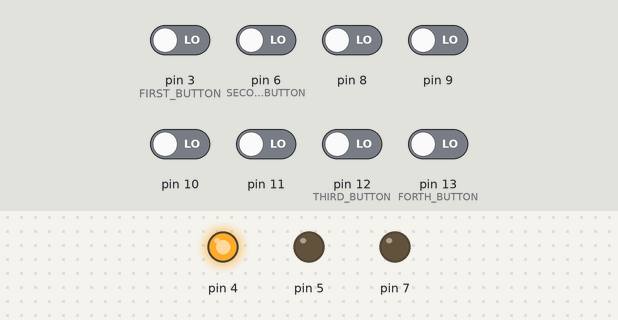
Bench run of a sketch on a simulated Arduino Uno, built with avr-gcc and run on an emulated ATmega328P. Parts: output pins drawn as LEDs (lit = HIGH). Inputs (shaded band) come from the test bench; at power-on: pin 3 (FIRST_BUTTON), pin 6 (SECOND_BUTTON), pin 8–11, pin 12 (THIRD_BUTTON), pin 13 (FORTH_BUTTON) LOW. What the sketch prints to the serial monitor is not drawn.

Above: at 1.2 s.
1.3 s: pin 3 (FIRST_BUTTON) driven HIGH and pin 6 (SECOND_BUTTON) driven HIGH and pin 12 (THIRD_BUTTON) driven HIGH and pin 13 (FORTH_BUTTON) driven HIGH
At 2.0 s:
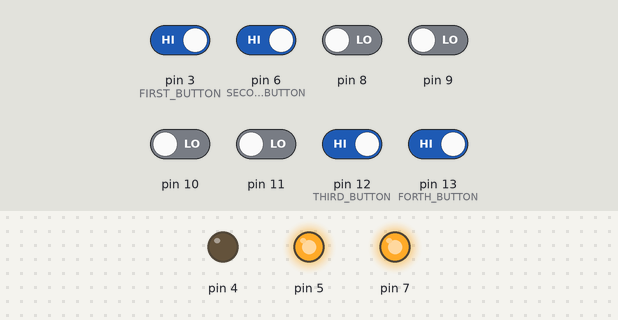
Timing chart, 0 to 4.3 s (numbered marks = the images above; inputs shaded):
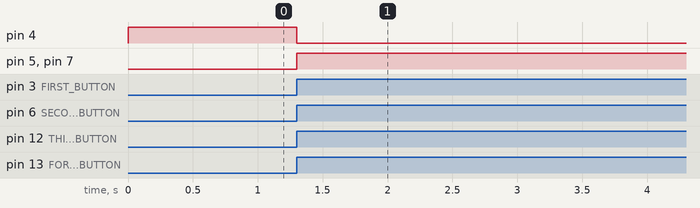

The sketch:

theOrderOfButtons.ino
```cpp
/****************************************
 * The order of buttons
 *
 * Léo Paol
 * Nicolas-Emmanuel Robert
 *
 * Activate the buttons in
 * the right order to defuse
 * the bomb.
****************************************/

#include <ktne_core.h>

#define NUMBER_OF_BUTTONS (4)

#define FIRST_BUTTON (3)
#define SECOND_BUTTON (6)
#define THIRD_BUTTON (12)
#define FORTH_BUTTON (13)
#define NONE (0)

uint8_t patterns[MAX_DIFFICULTY][NUMBER_OF_BUTTONS] = {{FIRST_BUTTON, SECOND_BUTTON, THIRD_BUTTON, FORTH_BUTTON},
                                                        {THIRD_BUTTON, FIRST_BUTTON, FORTH_BUTTON, SECOND_BUTTON},
                                                        {SECOND_BUTTON, THIRD_BUTTON, FORTH_BUTTON, FIRST_BUTTON}};

uint8_t user_pattern[NUMBER_OF_BUTTONS] = {NONE, NONE, NONE, NONE};

bool isDefused = true;

void setup()
{
  setupCore();
  pinMode(FIRST_BUTTON, INPUT);
  pinMode(SECOND_BUTTON, INPUT);
  pinMode(THIRD_BUTTON, INPUT);
  pinMode(FORTH_BUTTON, INPUT);
}

bool patternIsFull()
{
  if (user_pattern[NUMBER_OF_BUTTONS - 1] != NONE)
    return true;
   return false;
}

bool  comparePattern()
{
  for (uint8_t i = 0; i < NUMBER_OF_BUTTONS; ++i)
  {
    if (user_pattern[i] != patterns[difficulty - 1][i])
      return false;
  }
  return true;
}

void appendToPattern(uint8_t button)
{
  for (uint8_t i = 0; i < NUMBER_OF_BUTTONS; ++i)
  {
    if (user_pattern[i] == NONE)
    {
      user_pattern[i] = button;
      break ;
    }
  }
}

void resetUserPattern()
{
  for (uint8_t i = 0; i < NUMBER_OF_BUTTONS; ++i)
    user_pattern[i] = NONE;
}

bool  buttonAlreadyPressed(uint8_t b)
{
  for (uint8_t i = 0; i < NUMBER_OF_BUTTONS; ++i)
  {
    if (user_pattern[i] == b)
      return true;
  }
  return false;
}

void loop()
{
  if (isDefused && patternIsFull())
  {
    if (comparePattern())
    {
      isDefused = false;
      defuseModule();
    }
    else
    {
      resetUserPattern();
      applyPenality(10 * difficulty);
    }
  }
  if (digitalRead(FIRST_BUTTON) && !buttonAlreadyPressed(FIRST_BUTTON))
    appendToPattern(FIRST_BUTTON);
  if (digitalRead(SECOND_BUTTON) && !buttonAlreadyPressed(SECOND_BUTTON))
    appendToPattern(SECOND_BUTTON);
  if (digitalRead(THIRD_BUTTON) && !buttonAlreadyPressed(THIRD_BUTTON))
    appendToPattern(THIRD_BUTTON);
  if (digitalRead(FORTH_BUTTON) && !buttonAlreadyPressed(FORTH_BUTTON))
    appendToPattern(FORTH_BUTTON);
}
```

Measured:
- after the input at 1.3 s, pin 4: HIGH → LOW at once; pin 5, pin 7: LOW → HIGH at once
